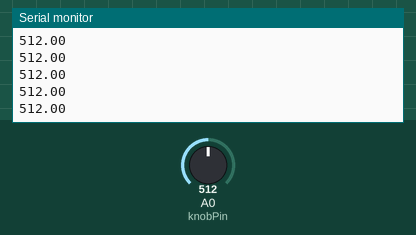
The sketch below on a simulated Arduino Uno, built with avr-gcc and run on an emulated ATmega328P. On the bench: the last lines printed to the serial monitor. The inputs (shaded band) are chosen by the test bench; at power-on: A0 (knobPin) = 512.

Above: at 1.2 s.
1.3 s: A0 (knobPin) set to 716
At 1.8 s:
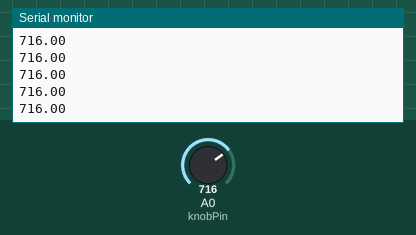
2.8 s: A0 (knobPin) set to 900
At 3.8 s:
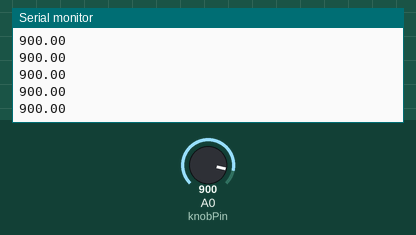
Timing chart, 0 to 5.8 s (numbered marks = the images above; inputs shaded):
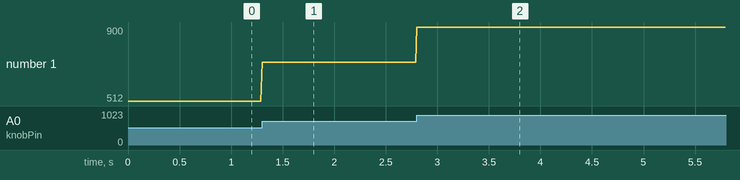

Measured:
- after the input at 1.3 s, the serial monitor: prints a new line at once (image 1)
- after the input at 2.8 s, the serial monitor: prints a new line at once (image 2)
- plotted number 1: 512 → 716 after the input at 1.3 s, 716 → 900 after the input at 2.8 s

The sketch:

Basic_Connection.ino
```cpp
const int knobPin=A0;

void setup() {
  // put your setup code here, to run once:
  pinMode(knobPin, INPUT);
  Serial.begin(9600);
}

void loop() {
  // put your main code here, to run repeatedly:
  float voltage=analogRead(knobPin);
  Serial.println(voltage);
  delay(10);
}
```
